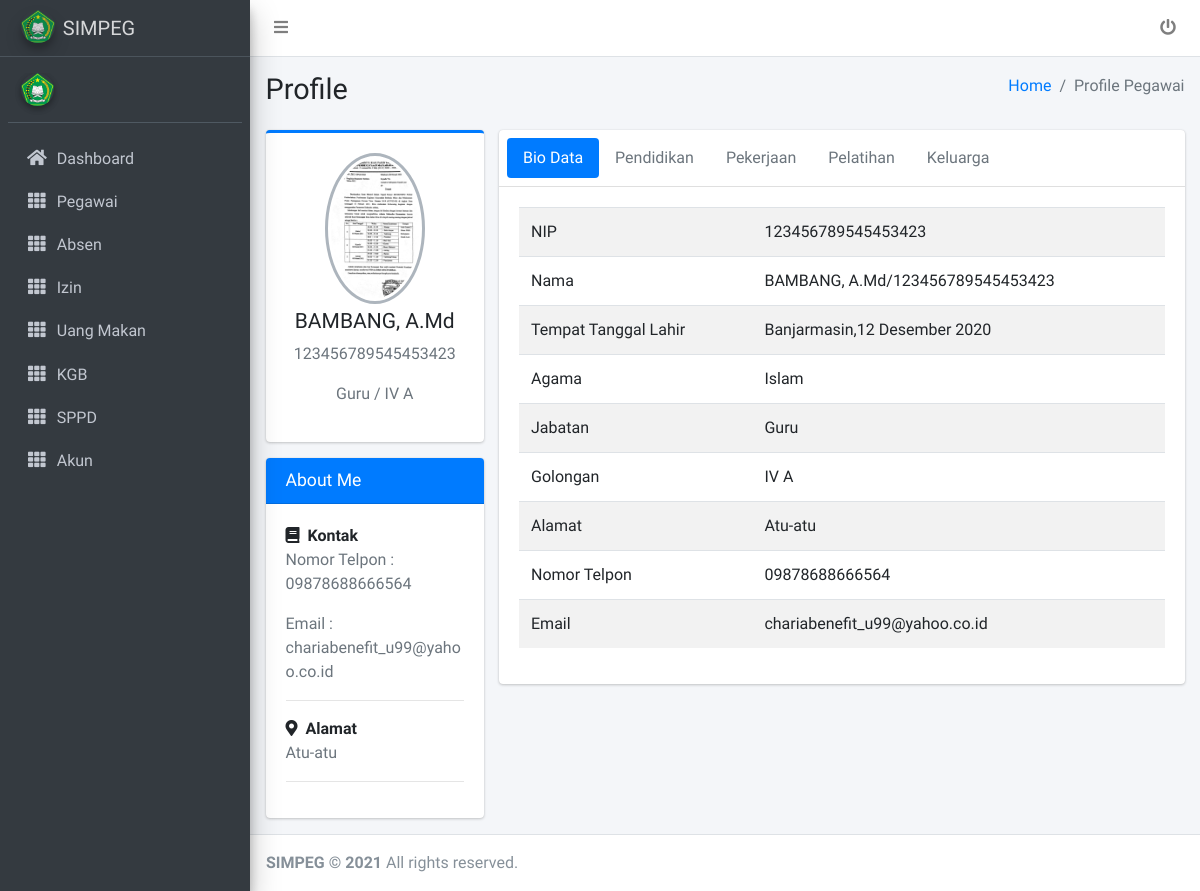
The page /kepala/pegawai/profil.php?id=123456789545453423 on the database its author committed.
### tables this page shows
CREATE TABLE `pegawai` (
  `nip` varchar(25) NOT NULL,
  `nama_pegawai` varchar(100) NOT NULL,
  `tmpt_lhr` varchar(100) NOT NULL,
  `tgl_lhr` date NOT NULL,
  `alamat` text NOT NULL,
  `no_telpon` varchar(25) NOT NULL,
  `email` varchar(100) NOT NULL,
  `foto` varchar(255) NOT NULL,
  `id_agama` int(11) NOT NULL,
  `id_golongan` int(11) NOT NULL,
  `id_jabatan` int(11) NOT NULL,
  `id_akun` int(11) NOT NULL
);

CREATE TABLE `jabatan` (
  `id_jabatan` int(11) NOT NULL,
  `jabatan` varchar(255) NOT NULL
);

CREATE TABLE `golongan` (
  `id_golongan` int(11) NOT NULL,
  `golongan` varchar(255) NOT NULL,
  `uang_makan` int(11) NOT NULL,
  `pajak` decimal(2,2) NOT NULL
);

CREATE TABLE `agama` (
  `id_agama` int(11) NOT NULL,
  `agama` varchar(100) NOT NULL
);

### tgl_helper.php (called while the page is built, shortened)
<?php
if (!function_exists('nominal')) {
	function tgl_indo($tgl){
	$tanggal = substr($tgl,8,2);
	$bulan = getBulan(substr($tgl,5,2));
	$tahun = substr($tgl,0,4);
	return $tanggal.' '.$bulan.' '.$tahun;
}
function getBulan($bln){
	switch ($bln) {
		case 12:
			return "Desember";
			break;
	}
}
}

### kepala/pegawai/profil.php (the view, shortened to what this page needs)
<?php
include "../komponen/head.php";
?>
<?php
include "../komponen/menu.php";
$id = $_GET['id'];
$sql = mysqli_query($koneksi, "SELECT agama.id_agama, pegawai.nip,agama.agama,pegawai.nama_pegawai,pegawai.tmpt_lhr, pegawai.tgl_lhr,pegawai.alamat, pegawai.no_telpon, pegawai.email, pegawai.foto, golongan.id_golongan, golongan.golongan, jabatan.id_jabatan, jabatan.jabatan, akun.id_akun, akun.username from akun JOIN pegawai on akun.id_akun=pegawai.id_akun join agama on agama.id_agama=pegawai.id_agama join jabatan on jabatan.id_jabatan=pegawai.id_jabatan join golongan on golongan.id_golongan=pegawai.id_golongan where pegawai.nip='$id'") or die(mysqli_error($koneksi));
$dt = mysqli_fetch_array($sql);
?>
<div class="content-wrapper">
    <section class="content-header">
        <div class="container-fluid">
            <div class="row mb-2">
                <div class="col-sm-6">
                    <h1>Profile</h1>
                </div>
                <div class="col-sm-6">
                    <ol class="breadcrumb float-sm-right">
                        <li class="breadcrumb-item"><a href="../komponen/index.php">Home</a></li>
                        <li class="breadcrumb-item active">Profile Pegawai</li>
                    </ol>
                </div>
            </div>
        </div>
    </section>
    <section class="content">
        <div class="container-fluid">
            <div class="row">
                <div class="col-md-3">
                    <div class="card card-primary card-outline">
                        <div class="card-body box-profile">
                            <div class="text-center">
                                <img class="profile-user-img img-fluid img-circle" src="../../file/<?php echo $dt['foto'] ?>" alt="User profile picture">
                            </div>
                            <h3 class="profile-username text-center"><?php echo $dt['nama_pegawai'] ?></h3>
                            <p class="text-muted text-center"><?php echo $dt['nip'] ?></p>
                            <p class="text-muted text-center"><?php echo $dt['jabatan'] ?> / <?php echo $dt['golongan'] ?></p>
                        </div>
                    </div>
                    <div class="card card-primary">
                        <div class="card-header">
                            <h3 class="card-title">About Me</h3>
                        </div>
                        <div class="card-body">
                            <strong><i class="fas fa-book mr-1"></i> Kontak</strong>
                            <p class="text-muted">
                                Nomor Telpon : <?php echo $dt['no_telpon'] ?>
                            </p>
                            <p class="text-muted">
                                Email : <?php echo $dt['email'] ?>
                            </p>
                            <hr>
                            <strong><i class="fas fa-map-marker-alt mr-1"></i> Alamat</strong>
                            <p class="text-muted"><?php echo $dt['alamat'] ?></p>
                            <hr>
                        </div>
                    </div>
                </div>
                <div class="col-md-9">
                    <div class="card">
                        <div class="card-header p-2">
                            <?php
                            if (isset($_GET['tab'])) {
                                $tab = $_GET['tab'];
                            } else {
                                $tab = 'biodata';
                            }
                            ?>
                            <ul class="nav nav-pills">
                                <li class="nav-item"><a class="nav-link <?php echo $tab == 'biodata' ? 'active' : null ?> " href="profil.php?id=<?php echo str_replace(" ", "", $id) ?>&tab=biodata">Bio Data</a></li>
                                <li class="nav-item"><a class="nav-link <?php echo $tab == 'pendidikan' ? 'active' : null ?>" href="profil.php?id=<?php echo str_replace(" ", "", $id) ?>&tab=pendidikan">Pendidikan</a></li>
                                <li class="nav-item"><a class="nav-link <?php echo $tab == 'pekerjaan' ? 'active' : null ?>" href="profil.php?id=<?php echo str_replace(" ", "", $id) ?>&tab=pekerjaan">Pekerjaan</a></li>
                                <li class="nav-item"><a class="nav-link <?php echo $tab == 'pelatihan' ? 'active' : null ?>" href="profil.php?id=<?php echo str_replace(" ", "", $id) ?>&tab=pelatihan">Pelatihan</a></li>
                                <li class="nav-item"><a class="nav-link <?php echo $tab == 'keluarga' ? 'active' : null ?>" href="profil.php?id=<?php echo str_replace(" ", "", $id) ?>&tab=keluarga">Keluarga</a></li>
                            </ul>
                        </div>
                        <div class="card-body">
                            <div class="tab-content">
                                <div class="<?php echo $tab == 'biodata' ? 'active' : null ?> tab-pane" id="biodata">
                                    <table class="table table-striped">
                                        <?php
                                        $nip1 = $_GET['id'];
                                        $query = mysqli_query($koneksi, "SELECT pegawai.nip,pegawai.nama_pegawai,pegawai.tmpt_lhr,pegawai.tgl_lhr,pegawai.alamat,pegawai.no_telpon,pegawai.email,jabatan.jabatan,golongan.golongan,agama.agama from golongan join pegawai on golongan.id_golongan=pegawai.id_golongan join jabatan on jabatan.id_jabatan=pegawai.id_jabatan join agama on agama.id_agama=pegawai.id_agama where pegawai.nip='$nip1'") or die(mysqli_error($koneksi));
                                        $bio = mysqli_fetch_array($query);
                                        ?>
                                        <tbody>
                                            <tr>
                                                <td>NIP </td>
                                                <td><?php echo $bio['nip'] ?></td>
                                            </tr>
                                            <tr>
                                                <td>Nama </td>
                                                <td><?php echo $bio['nama_pegawai'] ?>/<?php echo $bio['nip'] ?></td>
                                            </tr>
                                            <tr>
                                                <td>Tempat Tanggal Lahir </td>
                                                <td><?php echo $bio['tmpt_lhr']; ?>,<?php echo tgl_indo($bio['tgl_lhr']); ?></td>
                                            </tr>
                                            <tr>
                                                <td>Agama </td>
                                                <td><?php echo $bio['agama'] ?></td>
                                            </tr>
                                            <tr>
                                                <td>Jabatan </td>
                                                <td><?php echo $bio['jabatan'] ?></td>
                                            </tr>
                                            <tr>
                                                <td>Golongan</td>
                                                <td><?php echo $bio['golongan'] ?></td>
                                            </tr>
                                            <tr>
                                                <td>Alamat</td>
                                                <td><?php echo $bio['alamat'] ?></td>
                                            </tr>
                                            <tr>
                                                <td>Nomor Telpon</td>
                                                <td><?php echo $bio['no_telpon'] ?></td>
                                            </tr>
                                            <tr>
                                                <td>Email</td>
                                                <td><?php echo $bio['email'] ?></td>
                                            </tr>
                                        </tbody>
                                    </table>
                                </div>
                            </div>
                        </div>
                    </div>
                </div>
            </div>
        </div>
    </section>
</div>
<?php
include "../komponen/footer.php";
?>

### rows shown on the page
pegawai: foto (picture), nama_pegawai "BAMBANG, A.Md", nip "123456789545453423", id_jabatan.jabatan "Guru", id_golongan.golongan "IV A", no_telpon "09878688666564", email "chariabenefit_u99@yahoo.co.id", alamat "Atu-atu", tmpt_lhr "Banjarmasin", tgl_lhr "12 Desember 2020", id_agama.agama "Islam"
